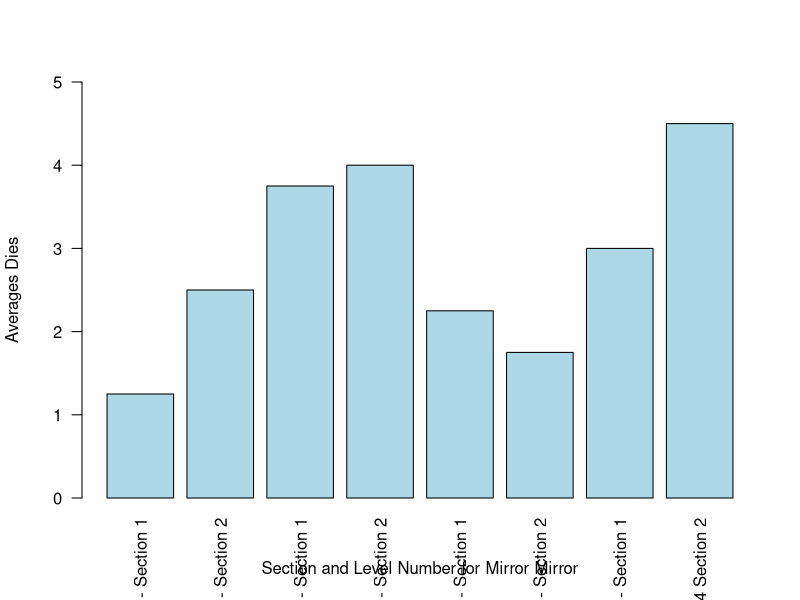

The R script that drew this image:
# Create a list of average values (replace with your actual values)
averages <- c(1.25, 2.5, 3.75, 4.0, 2.25, 1.75, 3.0, 4.5)

# Create labels for each section and level
sections <- c("Level 1 - Section 1", "Level 1 - Section 2", 
              "Level 2 - Section 1", "Level 2 - Section 2", 
              "Level 3 - Section 1", "Level 3 - Section 2", 
              "Level 4 - Section 1", "Level 4 Section 2")

# Plot the bar chart
barplot(averages, names.arg = sections, 
 xlab = "Section and Level Number for Mirror Mirror", 
        ylab = "Averages Dies", ylim=c(0,5), las=2, col="lightblue")
